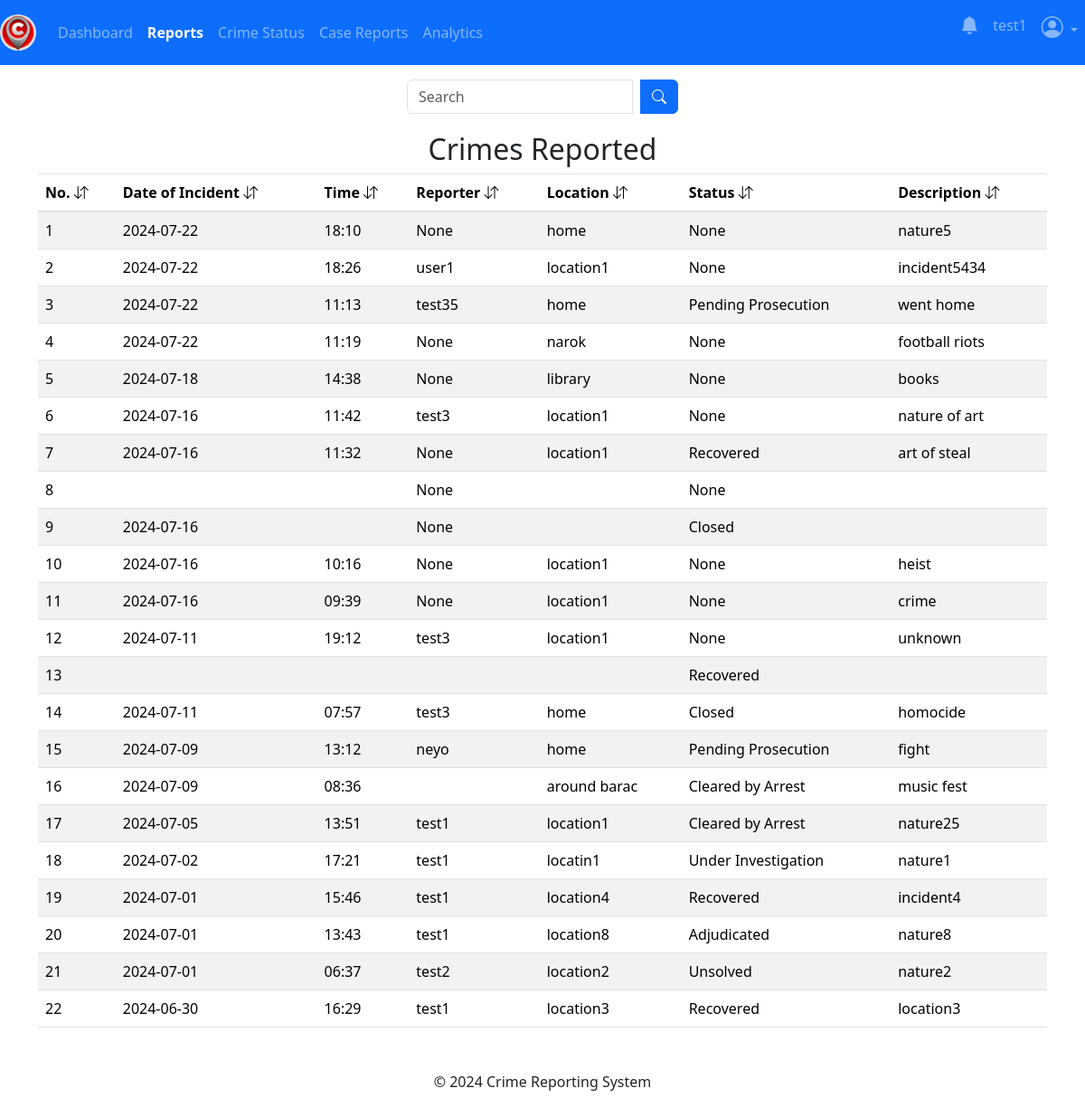
Screenshot of /admin/reports (signed in) with the database file from the repository.
### app/posts/models.py (models this page shows, shortened)
class Crime(db.Model, UserMixin):
    crime_id = db.Column(db.Integer, primary_key=True)
    date_of_incident = db.Column(db.String(10), nullable=False)
    issued_by = db.Column(db.String(20), nullable=True)
    time_of_incident = db.Column(db.String(10), nullable=False)
    phonenumber = db.Column(db.String(10), nullable=True)
    incident_location = db.Column(db.Text, nullable=False)
    incident_nature = db.Column(db.Text, nullable=False)
    incident_details = db.Column(db.Text, nullable=False)
    suspect_details = db.Column(db.Text, nullable=True)
    arrest_history = db.Column(db.Text, nullable=True)
    suspect_name = db.Column(db.String(10), nullable=True)
    comments = db.Column(db.Text, nullable=True)
    crime_status = db.Column(db.String(10), nullable=True)
    latitude = db.Column(db.Float)
    longitude = db.Column(db.Float)
    crime_file_upload = db.Column(db.Text, nullable=True)
    crime_file_name = db.Column(db.Text, nullable=True)
    crime_mimetype = db.Column(db.Text, nullable=True)
    date_crime_received = db.Column(db.DateTime(timezone=True), default=current_time())
    reporter_id = db.Column(db.Integer, db.ForeignKey('user.id'))

### app/admins/routes.py (the view)
@admins.route('/admin/reports')
@admin_required
def reports():
    search_query = request.args.get('search_query', '')
    try:
        if search_query:
            crimes = Crime.query.filter(
                Crime.incident_location.ilike(f'%{search_query}%') |
                Crime.issued_by.ilike(f'%{search_query}%') |
                Crime.date_of_incident.ilike(f'%{search_query}%') |
                Crime.time_of_incident.ilike(f'%{search_query}%') |
                Crime.date_crime_received.ilike(f'%{search_query}%') |
                Crime.crime_status.ilike(f'%{search_query}%') |
                Crime.incident_nature.ilike(f'%{search_query}%')
            ).order_by(desc(Crime.date_crime_received)).all()
        else:
            crimes = Crime.query.order_by(desc(Crime.date_crime_received)).all()
    except Exception as e:
        current_app.logger.error(f"Database error: {str(e)}")
        flash("An error occurred while fetching reports.", "danger")
        return redirect(url_for('admins.reports'))
    if not crimes:
        flash("No reports found.", "info")
    return render_template('admin/reports.html', title='Reports Dashboard', crimes=crimes)

### app/__init__.py (called while the page is built)
@login_manager.user_loader
def load_user(user_id):
    return models.User.query.get(user_id)

### app/admins/routes.py (called while the page is built)
def admin_required(f):
    @wraps(f)
    def decorated_function(*args, **kwargs):
        if not session.get('admin_id'):
            flash('You need to be logged in as an admin to access the page.', 'danger')
            return redirect(url_for('admins.adminIndex'))
        return f(*args, **kwargs)
    return decorated_function

### app/templates/admin/reports.html (shortened to what this page needs)
{% extends 'admin/layout.html' %} {% block content %}
<div class="container">
  <br />
  <form
    method="GET"
    action="{{ url_for('admins.reports') }}"
    class="search-form"
  >
    <div class="input-group search-input">
      <input
        type="text"
        name="search_query"
        class="form-control"
        placeholder="Search"
      />
      <div class="input-group-append ms-2">
        <button type="submit" class="btn btn-primary">
          <i class="bi bi-search"></i>
        </button>
      </div>
    </div>
  </form>
  {% if crimes %}
  <table class="table table-striped table-hover">
    <h2 style="text-align: center">Crimes Reported</h2>
    <thead>
      <tr>
        <th scope="col">No. <i class="bi bi-arrow-down-up"></i></th>
        <th scope="col">
          Date of Incident <i class="bi bi-arrow-down-up"></i>
        </th>
        <th scope="col">Time <i class="bi bi-arrow-down-up"></i></th>
        <th scope="col">Reporter <i class="bi bi-arrow-down-up"></i></th>
        <th scope="col">Location <i class="bi bi-arrow-down-up"></i></th>
        <th scope="col">Status <i class="bi bi-arrow-down-up"></i></th>
        <th scope="col">Description <i class="bi bi-arrow-down-up"></i></th>
      </tr>
    </thead>
    <tbody>
      {% for crime in crimes %}
      <tr
        onclick="crimeDetails('{{ crime.crime_id }}')"
        style="cursor: pointer"
      >
        <td>{{ loop.index }}</td>
        <td>{{ crime.date_of_incident }}</td>
        <td>{{ crime.time_of_incident }}</td>
        <td>{{ crime.issued_by }}</td>
        <td>{{ crime.incident_location }}</td>
        <td>{{ crime.crime_status }}</td>
        <td>{{ crime.incident_nature }}</td>
      </tr>
      {% endfor %}
    </tbody>
  </table>
  {% endif %}
  {% endblock content %}

### app/templates/admin/layout.html (style rules this page uses)
body { height: 100%; width: 100%; padding-top: 40px; }

### app/templates/admin/reports.html (style rules this page uses)
.search-form { display: flex; justify-content: center; margin-bottom: 20px; }
.search-input { width: 300px; }

### rows the page displays
Crime: date_of_incident "2024-07-22", time_of_incident "18:10", issued_by "None", incident_location "home", crime_status "None", incident_nature "nature5"
Crime: date_of_incident "2024-07-22", time_of_incident "18:26", issued_by "user1", incident_location "location1", crime_status "None", incident_nature "incident5434"
Crime: date_of_incident "2024-07-22", time_of_incident "11:13", issued_by "test35", incident_location "home", crime_status "Pending Prosecution", incident_nature "went home"
Crime: date_of_incident "2024-07-22", time_of_incident "11:19", issued_by "None", incident_location "narok", crime_status "None", incident_nature "football riots"
Crime: date_of_incident "2024-07-18", time_of_incident "14:38", issued_by "None", incident_location "library", crime_status "None", incident_nature "books"
Crime: date_of_incident "2024-07-16", time_of_incident "11:42", issued_by "test3", incident_location "location1", crime_status "None", incident_nature "nature of art"
Crime: date_of_incident "2024-07-16", time_of_incident "11:32", issued_by "None", incident_location "location1", crime_status "Recovered", incident_nature "art of steal"
Crime: issued_by "None", crime_status "None"
Crime: date_of_incident "2024-07-16", issued_by "None", crime_status "Closed"
Crime: date_of_incident "2024-07-16", time_of_incident "10:16", issued_by "None", incident_location "location1", crime_status "None", incident_nature "heist"
Crime: date_of_incident "2024-07-16", time_of_incident "09:39", issued_by "None", incident_location "location1", crime_status "None", incident_nature "crime"
Crime: date_of_incident "2024-07-11", time_of_incident "19:12", issued_by "test3", incident_location "location1", crime_status "None", incident_nature "unknown"
Crime: crime_status "Recovered"
Crime: date_of_incident "2024-07-11", time_of_incident "07:57", issued_by "test3", incident_location "home", crime_status "Closed", incident_nature "homocide"
Crime: date_of_incident "2024-07-09", time_of_incident "13:12", issued_by "neyo", incident_location "home", crime_status "Pending Prosecution", incident_nature "fight"
Crime: date_of_incident "2024-07-09", time_of_incident "08:36", incident_location "around barac", crime_status "Cleared by Arrest", incident_nature "music fest"
Crime: date_of_incident "2024-07-05", time_of_incident "13:51", issued_by "test1", incident_location "location1", crime_status "Cleared by Arrest", incident_nature "nature25"
Crime: date_of_incident "2024-07-02", time_of_incident "17:21", issued_by "test1", incident_location "locatin1", crime_status "Under Investigation", incident_nature "nature1"
Crime: date_of_incident "2024-07-01", time_of_incident "15:46", issued_by "test1", incident_location "location4", crime_status "Recovered", incident_nature "incident4"
Crime: date_of_incident "2024-07-01", time_of_incident "13:43", issued_by "test1", incident_location "location8", crime_status "Adjudicated", incident_nature "nature8"
Crime: date_of_incident "2024-07-01", time_of_incident "06:37", issued_by "test2", incident_location "location2", crime_status "Unsolved", incident_nature "nature2"
Crime: date_of_incident "2024-06-30", time_of_incident "16:29", issued_by "test1", incident_location "location3", crime_status "Recovered", incident_nature "location3"

### other values shown
{{ session.get('admin_name') }} "test1"
